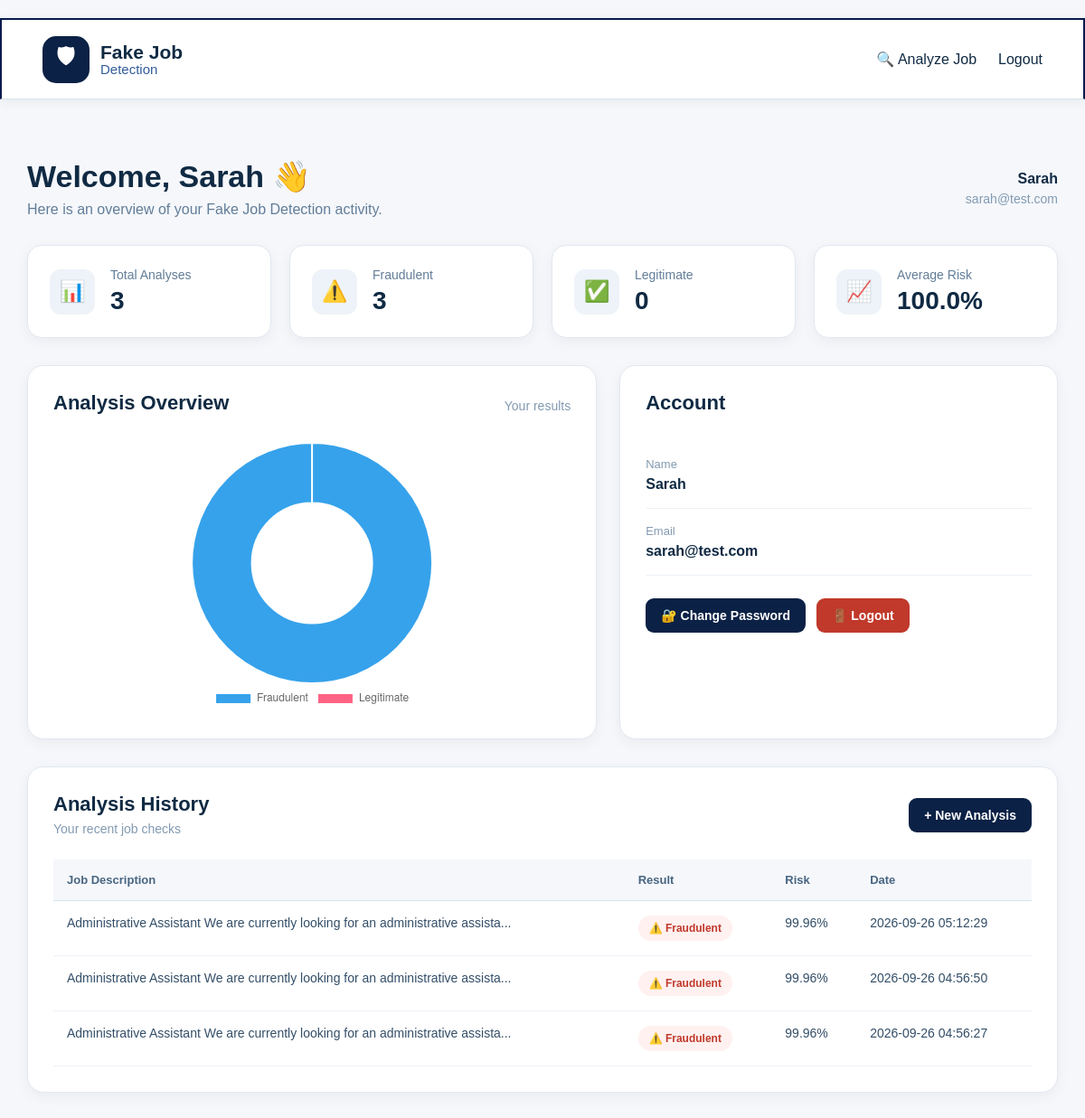
/dashboard (signed in), run on the app's committed database.
### tables this page shows
CREATE TABLE analyses (
            id INTEGER PRIMARY KEY AUTOINCREMENT,
            user_id INTEGER,
            job_text TEXT NOT NULL,
            prediction TEXT NOT NULL,
            risk_percentage REAL NOT NULL,
            created_at TIMESTAMP DEFAULT CURRENT_TIMESTAMP,

            FOREIGN KEY (user_id)
            REFERENCES users(id)
        );

### app.py (the view)
@app.route("/dashboard")
def dashboard():
    if "user_id" not in session:
        return redirect(
            url_for("login")
        )
    connection = get_db_connection()
    analyses = connection.execute(
        """
        SELECT *
        FROM analyses
        WHERE user_id = ?
        ORDER BY created_at DESC
        """,
        (session["user_id"],)
    ).fetchall()
    connection.close()
    total_analyses = len(analyses)
    fraudulent_count = sum(
        1
        for analysis in analyses
        if analysis["prediction"] == "FRAUDULENT"
    )
    legitimate_count = sum(
        1
        for analysis in analyses
        if analysis["prediction"] == "LEGITIMATE"
    )
    if total_analyses > 0:
        average_risk = sum(
            analysis["risk_percentage"]
            for analysis in analyses
        ) / total_analyses
    else:
        average_risk = 0
    return render_template(
        "pages/dashboard.html",
        user_name=session["user_name"],
        user_email=session["user_email"],
        analyses=analyses,
        total_analyses=total_analyses,
        fraudulent_count=fraudulent_count,
        legitimate_count=legitimate_count,
        average_risk=average_risk
    )

### database.py (called while the page is built)
def get_db_connection():
    connection = sqlite3.connect(DATABASE)
    connection.row_factory = sqlite3.Row
    return connection

### templates/pages/dashboard.html (shortened to what this page needs)
<!DOCTYPE html>
<html lang="en">
<head>
    <link rel="stylesheet"
          href="{{ url_for('static', filename='css/style.css') }}">
    <link rel="stylesheet"
      href="{{ url_for('static', filename='css/dashboard.css') }}">
</head>
<body class="dashboard-page">
<header class="navbar">
    <div class="logo">
        <div class="logo-icon">
            🛡
        </div>
        <div class="logo-text">
            <strong>Fake Job</strong>
            <span>Detection</span>
        </div>
    </div>
    <div class="dashboard-nav">
        <a href="{{ url_for('text_analysis') }}">
            🔍 Analyze Job
        </a>
        <a href="{{ url_for('logout') }}">
            Logout
        </a>
    </div>
</header>
<main class="dashboard-container">
    <section class="dashboard-welcome">
        <div>
            <h1>
                Welcome, {{ user_name }} 👋
            </h1>
            <p>
                Here is an overview of your Fake Job Detection activity.
            </p>
        </div>
        <div class="user-info">
            <strong>
                {{ user_name }}
            </strong>
            <span>
                {{ user_email }}
            </span>
        </div>
    </section>
    <section class="stats-grid">
        <div class="stat-card">
            <div class="stat-icon">
                📊
            </div>
            <div>
                <span class="stat-label">
                    Total Analyses
                </span>
                <h2>
                    {{ total_analyses }}
                </h2>
            </div>
        </div>
        <div class="stat-card">
            <div class="stat-icon">
                ⚠️
            </div>
            <div>
                <span class="stat-label">
                    Fraudulent
                </span>
                <h2>
                    {{ fraudulent_count }}
                </h2>
            </div>
        </div>
        <div class="stat-card">
            <div class="stat-icon">
                ✅
            </div>
            <div>
                <span class="stat-label">
                    Legitimate
                </span>
                <h2>
                    {{ legitimate_count }}
                </h2>
            </div>
        </div>
        <div class="stat-card">
            <div class="stat-icon">
                📈
            </div>
            <div>
                <span class="stat-label">
                    Average Risk
                </span>
                <h2>
                    {{ "%.1f"|format(average_risk) }}%
                </h2>
            </div>
        </div>
    </section>
    <section class="dashboard-grid">
        <div class="dashboard-card chart-card">
            <div class="card-header">
                <h2>
                    Analysis Overview
                </h2>
                <span>
                    Your results
                </span>
            </div>
            <div class="chart-container">
                <canvas id="analysisChart"></canvas>
            </div>
        </div>
        <div class="dashboard-card account-card">
            <div class="card-header">
                <h2>
                    Account
                </h2>
            </div>
            <div class="account-detail">
                <span>
                    Name
                </span>
                <strong>
                    {{ user_name }}
                </strong>
            </div>
            <div class="account-detail">
                <span>
                    Email
                </span>
                <strong>
                    {{ user_email }}
                </strong>
            </div>
            <div class="account-actions">
                <a
                    href="{{ url_for('change_password') }}"
                    class="dashboard-button">
                    🔐 Change Password
                </a>
                <a
                    href="{{ url_for('logout') }}"
                    class="dashboard-button logout-button">
                    🚪 Logout
                </a>
            </div>
        </div>
    </section>
    <section class="dashboard-card history-card">
        <div class="card-header">
            <div>
                <h2>
                    Analysis History
                </h2>
                <span>
                    Your recent job checks
                </span>
            </div>
            <a
                href="{{ url_for('text_analysis') }}"
                class="dashboard-button">
                + New Analysis
            </a>
        </div>
        {% if analyses %}
        <div class="table-wrapper">
            <table class="analysis-table">
                <thead>
                    <tr>
                        <th>
                            Job Description
                        </th>
                        <th>
                            Result
                        </th>
                        <th>
                            Risk
                        </th>
                        <th>
                            Date
                        </th>
                    </tr>
                </thead>
                <tbody>
                    {% for analysis in analyses %}
                    <tr>
                        <td>
                            {% if analysis["job_text"]|length > 80 %}
                                {{ analysis["job_text"][:80] }}...
                            {% else %}
                                {{ analysis["job_text"] }}
                            {% endif %}
                        </td>
                        <td>
                            {% if analysis["prediction"] == "FRAUDULENT" %}
                                <span class="result-badge fraudulent">
                                    ⚠️ Fraudulent
                                </span>
                            {% else %}
                                <span class="result-badge legitimate">
                                    ✅ Legitimate
                                </span>
                            {% endif %}
                        </td>
                        <td>
                            {{ "%.2f"|format(
                                analysis["risk_percentage"]
                            ) }}%
                        </td>
                        <td>
                            {{ analysis["created_at"] }}
                        </td>
                    </tr>
                    {% endfor %}
                </tbody>
            </table>
        </div>
        {% endif %}
    </section>
</main>
<script>
    const fraudulentCount =
        {{ fraudulent_count }};
    const legitimateCount =
        {{ legitimate_count }};
    const chartElement =
        document.getElementById("analysisChart");
    new Chart(
        chartElement,
        {
            type: "doughnut",
            data: {
                labels: [
                    "Fraudulent",
                    "Legitimate"
                ],
                datasets: [
                    {
                        data: [
                            fraudulentCount,
                            legitimateCount
                        ]
                    }
                ]
            },
            options: {
                responsive: true,
                maintainAspectRatio: false,
                plugins: {
                    legend: {
                        position: "bottom"
                    }
                }
            }
        }
    );
</script>
</body>
</html>

### static/css/style.css (style rules this page uses)
* { margin: 0; padding: 0; box-sizing: border-box; }
html { scroll-behavior: smooth; }
body { font-family: Arial, Helvetica, sans-serif; background: #ffffff; color: #071b3a; }
a { text-decoration: none; }
.navbar { width: 100%; height: 75px; margin: 20px auto; padding: 0 30px; display: flex; align-items: center; justify-content: space-between; background: white; border: 2px solid #071A4D; border-radius: 0px; box-shadow: 0 5px 20px rgba(12, 8, 123, 0.3); position: sticky; top: 20px; z-index: 9999; }
.logo { display: flex; align-items: center; gap: 10px; }
.logo-icon { width: 45px; height: 45px; display: flex; align-items: center; justify-content: center; background: #071b3a; color: white; border-radius: 13px; font-size: 23px; }
.logo-text { display: flex; flex-direction: column; line-height: 1.1; }
.logo-text strong { font-size: 17px; color: #071b3a; }
.logo-text span { font-size: 13px; color:rgb(18, 56, 130); }

### data on the page
analyses: job_text "Administrative Assistant We are currently looking for an administrative assista", prediction "⚠️ Fraudulent", risk_percentage "99.96", created_at "2026-09-26 05:12:29"
analyses: job_text "Administrative Assistant We are currently looking for an administrative assista", prediction "⚠️ Fraudulent", risk_percentage "99.96", created_at "2026-09-26 04:56:50"
analyses: job_text "Administrative Assistant We are currently looking for an administrative assista", prediction "⚠️ Fraudulent", risk_percentage "99.96", created_at "2026-09-26 04:56:27"

### other printed values
{{ user_name }} "Sarah"
{{ user_email }} "sarah@test.com"
{{ total_analyses }} "3"
{{ fraudulent_count }} "3"
{{ legitimate_count }} "0"
{{ "%.1f"|format(average_risk) }} "100.0"
chart data {{ legitimate_count }} 0
